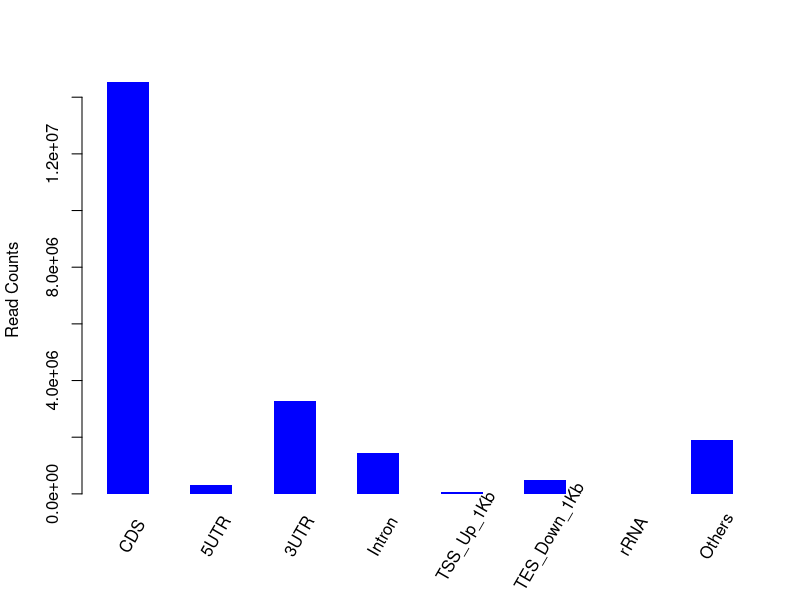

This chart was generated by the following R code:
png("/rds/user/is460/hpc-work/muscle-rnaseq/ezbamqc/output/figs/srpk3_hom_ttnb_het_2.read_distr.png",width=500,height=500,units="px")
M=c(14536868,322156,3283415,1436126,70572,498608,2456,1897080)
Mname=c("CDS","5UTR","3UTR","Intron","TSS_Up_1Kb","TES_Down_1Kb","rRNA","Others")
val = barplot(M,xlab="",space=1,ylab="Read Counts",col="blue",border="NA")
text(x=seq(val[1],val[8],by=2),y=rep(0,8),srt=60,adj=0,offset=2,pos=1,xpd=T,labels=Mname)
dev.state = dev.off()
